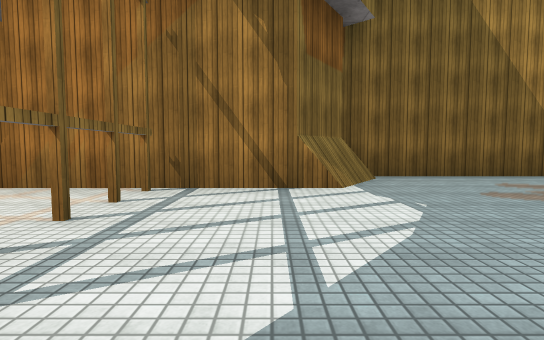
[1] (above)

15 first-person views from a walk through a Unity game level. The camera is 1.2 m above the floor, tilts 4° down and sees 80° across. The floor is counted in squares, 2 m on a side. Each view is taken from the middle of a square. On the plan, view 1 faces up. The plan holds only what a view shows up to about 10 squares ahead; the rest is blank. The place goes on beyond the plan. Some surface patterns are stand-ins.

[2]
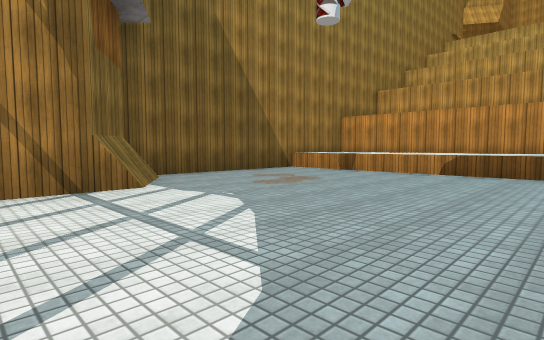

[3]
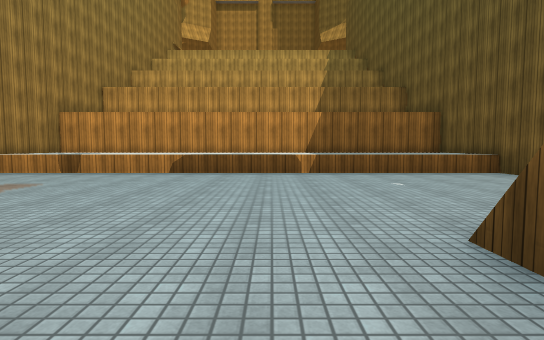

[4]
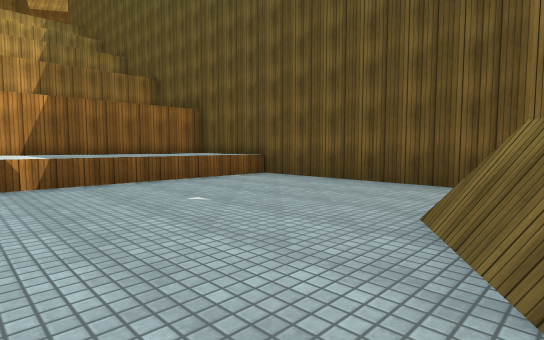

[5]
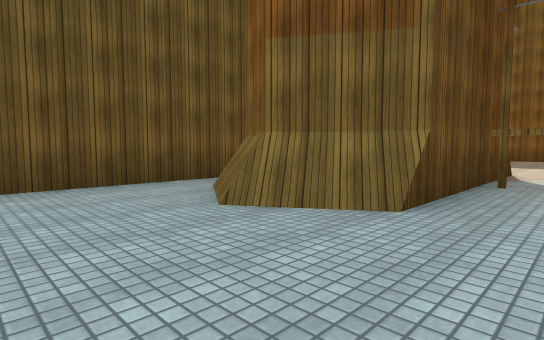

[6]
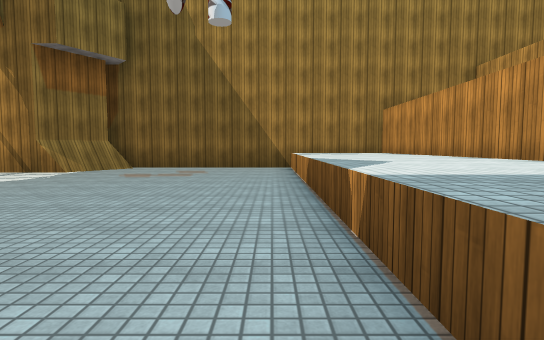

[7]
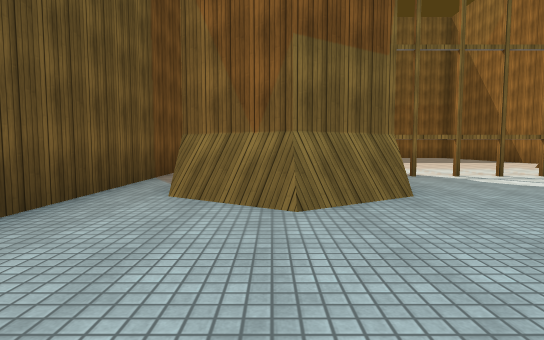

[8]
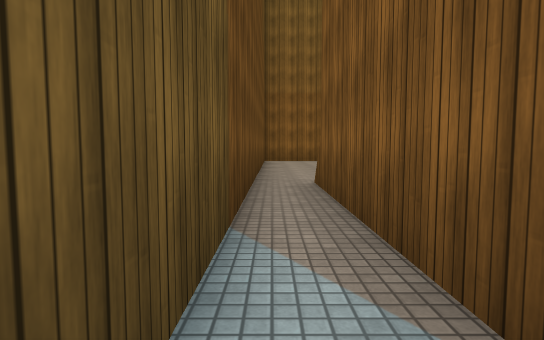

[9]
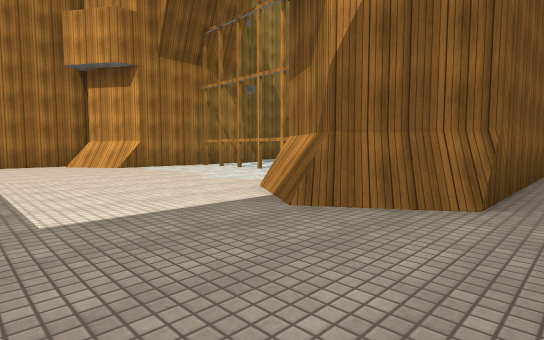

[10]
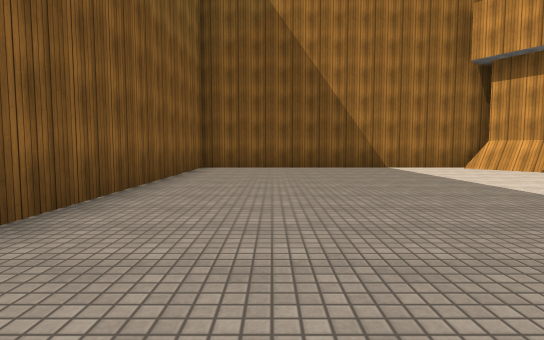

[11]
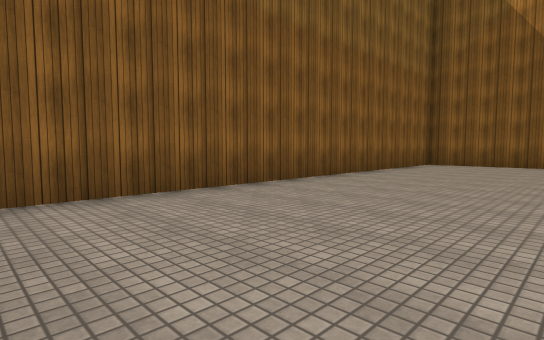

[12]
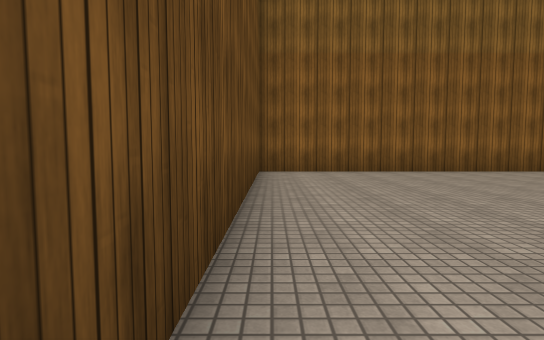

[13]
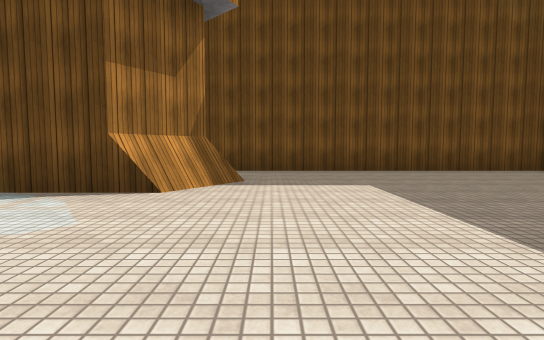

[14]
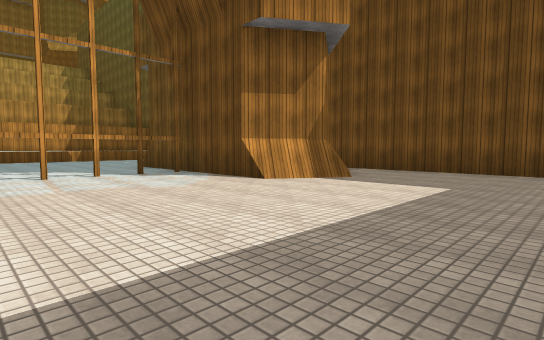

[15]
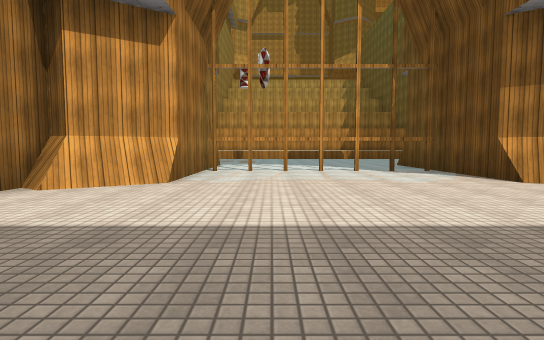

### Floor plan
Key: @ floor where view 1 was taken; # wall or solid block; . floor; = window, fence, low wall or low ledge; ^ raised ledge; T thing the floor can be seen under or through.
Columns run from 13 left of view 1 to 9 right of it. Each row starts with its distance up from view 1.
  7 ##########    #########
  6 #.......##    #.....^^^
  5 #........######.....^^^
  4 #..........T........^^^
  3 #..........T........^^^
  2 #..........T........^^^
  1 #..........T........^^^
  0 #..........T.@......^^^
 -1 #..........#........^^^
 -2 #.......#######.....^^^
 -3 #.......### ###=....^^^
 -4 #........######.....^^^
 -5 #...................^^^
 -6 ####################

Positions as (right, up) in squares from view 1, and headings:
1: (0, 0), facing up
2: (-1, 0), facing up-right
3: (-1, 0), facing right
4: (1, 0), facing down-right
5: (4, 0), facing down-left
6: (6, -3), facing up
7: (5, -3), facing left
8: (1, -5), facing left
9: (-8, -5), facing up-right
10: (-11, -3), facing up
11: (-9, -5), facing up-left
12: (-5, -5), facing left
13: (-6, 3), facing down
14: (-9, 3), facing down-right
15: (-10, 3), facing right
